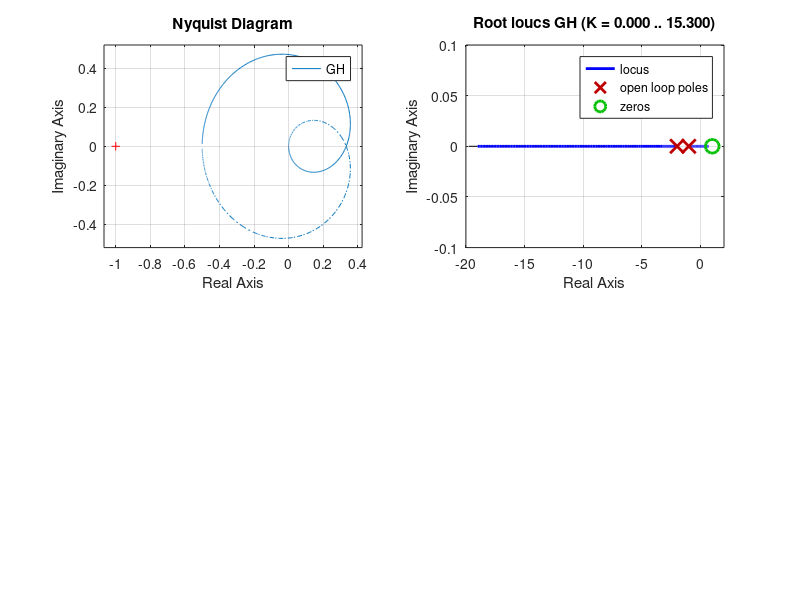

Recreate this plot in MATLAB.
clc;
close all;
s=tf('s');
GH=(s-1)/((s+1)*(s+2));
subplot(2,2,1);
nyquist(GH);
grid on;
subplot(2,2,2);
rlocus(GH);
grid on;
%system stable and verified with bode plot and root locus